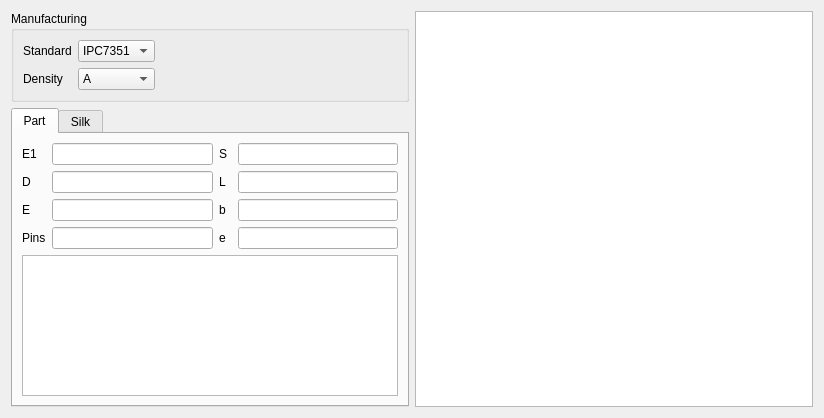
<?xml version="1.0" encoding="UTF-8"?>
<ui version="4.0">
 <class>Form</class>
 <widget class="QWidget" name="Form">
  <property name="geometry">
   <rect>
    <x>0</x>
    <y>0</y>
    <width>824</width>
    <height>418</height>
   </rect>
  </property>
  <property name="windowTitle">
   <string>Form</string>
  </property>
  <layout class="QHBoxLayout" name="horizontalLayout">
   <item>
    <layout class="QVBoxLayout" name="verticalLayout" stretch="0,0">
     <item>
      <widget class="QGroupBox" name="groupBox_2">
       <property name="enabled">
        <bool>true</bool>
       </property>
       <property name="title">
        <string>Manufacturing</string>
       </property>
       <layout class="QGridLayout" name="gridLayout_2">
        <item row="1" column="1">
         <widget class="QComboBox" name="comboBox_2">
          <item>
           <property name="text">
            <string>A</string>
           </property>
          </item>
          <item>
           <property name="text">
            <string>B</string>
           </property>
          </item>
          <item>
           <property name="text">
            <string>C</string>
           </property>
          </item>
         </widget>
        </item>
        <item row="0" column="0">
         <widget class="QLabel" name="label">
          <property name="text">
           <string>Standard</string>
          </property>
         </widget>
        </item>
        <item row="0" column="1">
         <widget class="QComboBox" name="comboBox">
          <item>
           <property name="text">
            <string>IPC7351</string>
           </property>
          </item>
         </widget>
        </item>
        <item row="1" column="0">
         <widget class="QLabel" name="label_2">
          <property name="text">
           <string>Density</string>
          </property>
         </widget>
        </item>
        <item row="0" column="2">
         <spacer name="horizontalSpacer">
          <property name="orientation">
           <enum>Qt::Horizontal</enum>
          </property>
          <property name="sizeHint" stdset="0">
           <size>
            <width>40</width>
            <height>20</height>
           </size>
          </property>
         </spacer>
        </item>
       </layout>
       <zorder>label</zorder>
       <zorder>comboBox</zorder>
       <zorder>label_2</zorder>
       <zorder>comboBox_2</zorder>
       <zorder>horizontalSpacer</zorder>
      </widget>
     </item>
     <item>
      <widget class="QTabWidget" name="tabWidget">
       <property name="currentIndex">
        <number>0</number>
       </property>
       <widget class="QWidget" name="tab_3">
        <attribute name="title">
         <string>Part</string>
        </attribute>
        <layout class="QVBoxLayout" name="vert34">
         <item>
          <layout class="QGridLayout" name="gridLayout_3">
           <item row="0" column="1">
            <widget class="QLineEdit" name="lineEdit"/>
           </item>
           <item row="2" column="1">
            <widget class="QLineEdit" name="lineEdit_3"/>
           </item>
           <item row="3" column="0">
            <widget class="QLabel" name="label_9">
             <property name="text">
              <string>Pins</string>
             </property>
            </widget>
           </item>
           <item row="1" column="0">
            <widget class="QLabel" name="label_4">
             <property name="text">
              <string>D</string>
             </property>
            </widget>
           </item>
           <item row="0" column="4">
            <widget class="QLineEdit" name="lineEdit_4"/>
           </item>
           <item row="0" column="0">
            <widget class="QLabel" name="label_3">
             <property name="text">
              <string>E1</string>
             </property>
            </widget>
           </item>
           <item row="2" column="0">
            <widget class="QLabel" name="label_5">
             <property name="text">
              <string>E</string>
             </property>
            </widget>
           </item>
           <item row="2" column="2">
            <widget class="QLabel" name="label_8">
             <property name="text">
              <string>b</string>
             </property>
            </widget>
           </item>
           <item row="2" column="4">
            <widget class="QLineEdit" name="lineEdit_6"/>
           </item>
           <item row="3" column="4">
            <widget class="QLineEdit" name="lineEdit_8"/>
           </item>
           <item row="1" column="1">
            <widget class="QLineEdit" name="lineEdit_2"/>
           </item>
           <item row="0" column="2" colspan="2">
            <widget class="QLabel" name="label_6">
             <property name="text">
              <string>S</string>
             </property>
            </widget>
           </item>
           <item row="1" column="2">
            <widget class="QLabel" name="label_7">
             <property name="text">
              <string>L</string>
             </property>
            </widget>
           </item>
           <item row="3" column="1">
            <widget class="QLineEdit" name="lineEdit_7"/>
           </item>
           <item row="3" column="2">
            <widget class="QLabel" name="label_10">
             <property name="text">
              <string>e</string>
             </property>
            </widget>
           </item>
           <item row="1" column="4">
            <widget class="QLineEdit" name="lineEdit_5"/>
           </item>
          </layout>
         </item>
         <item>
          <widget class="QGraphicsView" name="graphicsView_2"/>
         </item>
        </layout>
       </widget>
       <widget class="QWidget" name="tab_4">
        <attribute name="title">
         <string>Silk</string>
        </attribute>
        <widget class="QComboBox" name="comboBox_3">
         <property name="geometry">
          <rect>
           <x>80</x>
           <y>10</y>
           <width>82</width>
           <height>33</height>
          </rect>
         </property>
         <item>
          <property name="text">
           <string>None</string>
          </property>
         </item>
         <item>
          <property name="text">
           <string>Diode</string>
          </property>
         </item>
         <item>
          <property name="text">
           <string>Dot</string>
          </property>
         </item>
        </widget>
        <widget class="QLabel" name="label_11">
         <property name="geometry">
          <rect>
           <x>0</x>
           <y>20</y>
           <width>71</width>
           <height>17</height>
          </rect>
         </property>
         <property name="text">
          <string>Pin marking</string>
         </property>
        </widget>
       </widget>
      </widget>
     </item>
    </layout>
   </item>
   <item>
    <widget class="QGraphicsView" name="graphicsView"/>
   </item>
  </layout>
 </widget>
 <resources/>
 <connections/>
</ui>
